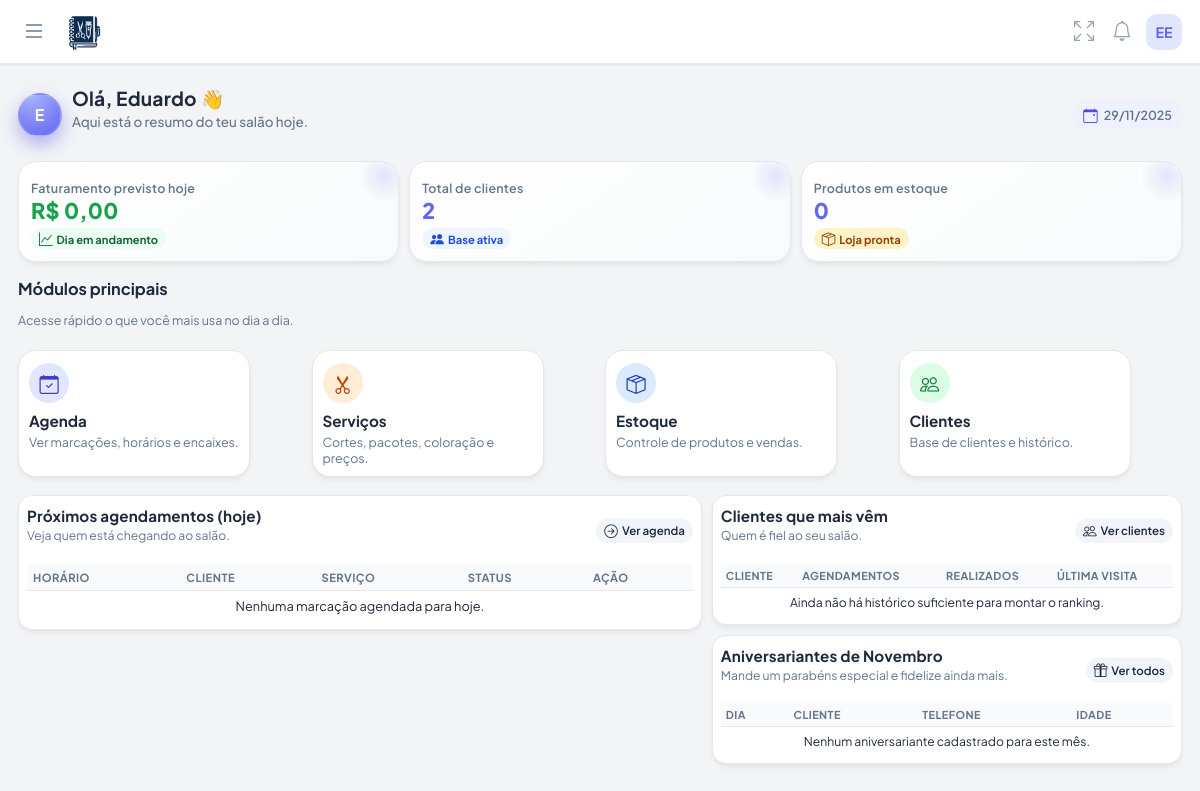
The page /pages/dashboard.php (signed in) on the database as committed earlier.
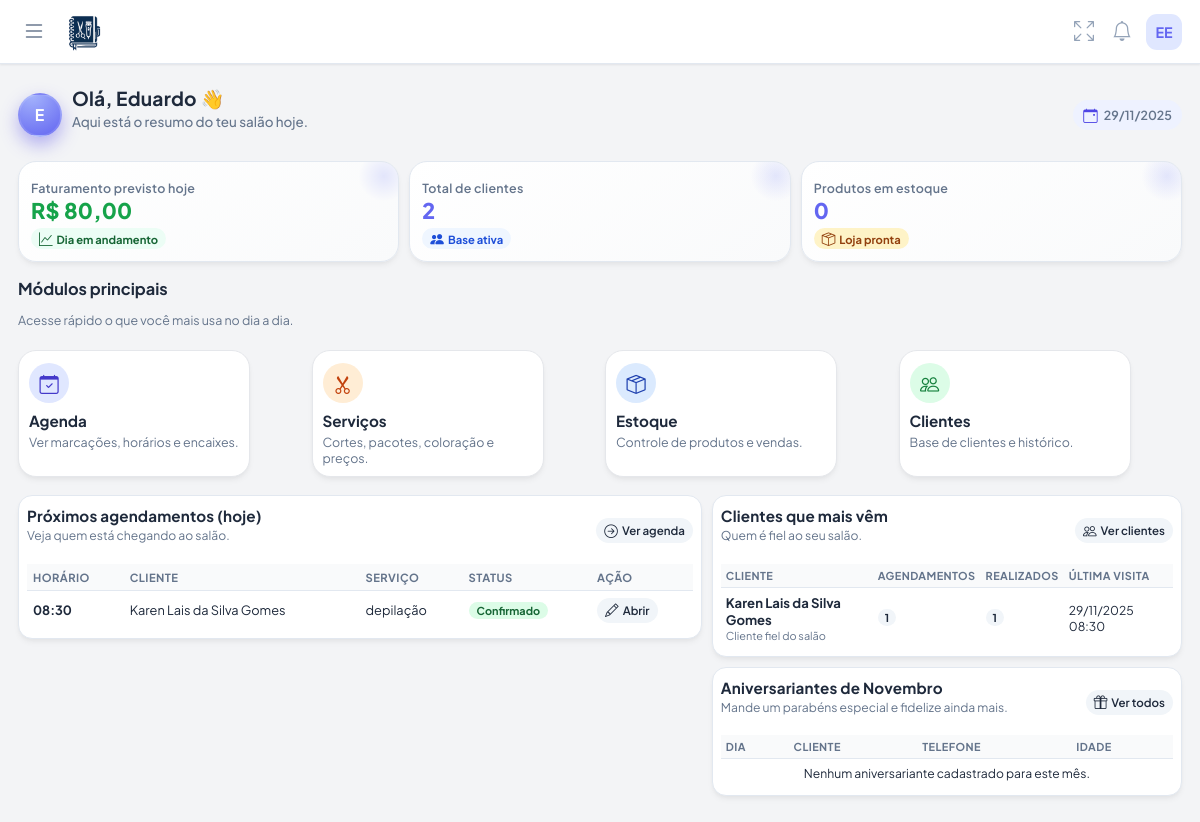
The same page on the database as committed later.
### tables this page shows
CREATE TABLE agendamentos (
        id INTEGER PRIMARY KEY AUTOINCREMENT,
        user_id INTEGER NOT NULL,
        cliente_nome TEXT NOT NULL,
        servico TEXT NOT NULL,
        data_agendamento DATE NOT NULL,
        horario TIME NOT NULL,
        status TEXT DEFAULT 'Pendente',
        observacoes TEXT,
        criado_em DATETIME DEFAULT CURRENT_TIMESTAMP
    , cliente_cpf TEXT, cliente_id INTEGER, valor REAL DEFAULT 0);

### pages/dashboard.php (the view, shortened to what the changed rows need)
<?php
$userId = $_SESSION['user_id'];
include '../includes/header.php';
include '../includes/menu.php';
include '../includes/db.php';
$hoje        = date('Y-m-d');
$nomeUsuario = 'Profissional';
$stmt = $pdo->prepare("SELECT nome FROM usuarios WHERE id = ?");
$stmt->execute([$userId]);
$user = $stmt->fetch();
if ($user && !empty($user['nome'])) {
    $nomeUsuario = explode(' ', $user['nome'])[0];
}
$stmt = $pdo->prepare("
    SELECT cliente_nome, servico, horario, status
      FROM agendamentos
     WHERE user_id = ?
       AND data_agendamento = ?
     ORDER BY horario ASC
     LIMIT 5
");
$stmt->execute([$userId, $hoje]);
$agendamentosHoje = $stmt->fetchAll();
$stmtFat = $pdo->prepare("
    SELECT SUM(valor)
      FROM agendamentos
     WHERE user_id = :userId
       AND data_agendamento = :hoje
       AND status != 'Cancelado'
");
$stmtFat->execute([
    ':userId' => $userId,
    ':hoje'   => $hoje
]);
$faturamentoHoje = $stmtFat->fetchColumn() ?: 0;
$stmtTopClientes = $pdo->prepare("
    SELECT
        COALESCE(c.nome, a.cliente_nome) AS nome_cliente,
        COUNT(a.id) AS total_agendamentos,
        SUM(CASE WHEN a.status != 'Cancelado' THEN 1 ELSE 0 END) AS total_realizados,
        MAX(a.data_agendamento || ' ' || a.horario) AS ultimo_atendimento
    FROM agendamentos a
    LEFT JOIN clientes c
           ON c.id = a.cliente_id
          AND c.user_id = a.user_id
    WHERE a.user_id = :userId
    GROUP BY nome_cliente
    HAVING nome_cliente IS NOT NULL
    ORDER BY total_agendamentos DESC
    LIMIT 5
");
$stmtTopClientes->execute([':userId' => $userId]);
$topClientes = $stmtTopClientes->fetchAll();
?>
<main class="app-dashboard-wrapper">
    <div class="welcome-section">
        <div class="welcome-left">
            <div>
                <h1 class="welcome-title">Olá, <?php echo htmlspecialchars($nomeUsuario); ?> 👋</h1>
            </div>
        </div>
    </div>
    <div class="stats-summary">
        <div class="stat-box">
            <span class="stat-label">Faturamento previsto hoje</span>
            <p class="stat-value" style="color:#16a34a;">
                R$ <?php echo number_format($faturamentoHoje, 2, ',', '.'); ?>
            </p>
            <span class="stat-chip">
                <i class="bi bi-graph-up"></i> Dia em andamento
            </span>
        </div>
    </div>
    <div class="dashboard-panels">
        <div class="panel-column">
            <div class="recent-section">
                <div class="table-responsive">
                    <table class="custom-table">
                        <thead>
                            <tr>
                                <th>Horário</th>
                                <th>Cliente</th>
                                <th>Serviço</th>
                                <th>Status</th>
                                <th>Ação</th>
                            </tr>
                        </thead>
                        <tbody>
                            <?php if (!empty($agendamentosHoje)): ?>
                                <?php foreach ($agendamentosHoje as $ag): ?>
                                    <tr>
                                        <td data-label="Horário">
                                            <strong><?php echo date('H:i', strtotime($ag['horario'])); ?></strong>
                                        </td>
                                        <td data-label="Cliente"><?php echo htmlspecialchars($ag['cliente_nome']); ?></td>
                                        <td data-label="Serviço"><?php echo htmlspecialchars($ag['servico']); ?></td>
                                        <td data-label="Status">
                                            <span class="status-badge status-<?php echo htmlspecialchars($ag['status']); ?>">
                                                <?php echo htmlspecialchars($ag['status']); ?>
                                            </span>
                                        </td>
                                        <td data-label="Ação">
                                            <a href="<?php echo $isProd ? '/agenda' : '/karen_site/controle-salao/pages/agenda/agenda.php'; ?>" class="btn-action">
                                                <i class="bi bi-pencil"></i> Abrir
                                            </a>
                                        </td>
                                    </tr>
                                <?php endforeach; ?>
                            <?php else: ?>
                                <tr>
                                    <td colspan="5" class="empty-row">
                                        Nenhuma marcação agendada para hoje.
                                    </td>
                                </tr>
                            <?php endif; ?>
                        </tbody>
                    </table>
                </div>
            </div>
        </div>
        <div class="panel-column">
            <div class="recent-section">
                <div class="table-responsive">
                    <table class="custom-table small">
                        <thead>
                            <tr>
                                <th>Cliente</th>
                                <th>Agendamentos</th>
                                <th>Realizados</th>
                                <th>Última visita</th>
                            </tr>
                        </thead>
                        <tbody>
                            <?php if (!empty($topClientes)): ?>
                                <?php foreach ($topClientes as $cli): ?>
                                    <tr>
                                        <td data-label="Cliente">
                                            <div class="top-client-name">
                                                <?php echo htmlspecialchars($cli['nome_cliente']); ?>
                                            </div>
                                            <div class="top-client-sub">
                                                Cliente fiel do salão
                                            </div>
                                        </td>
                                        <td data-label="Agendamentos">
                                            <span class="badge-pill">
                                                <?php echo (int)$cli['total_agendamentos']; ?>
                                            </span>
                                        </td>
                                        <td data-label="Realizados">
                                            <span class="badge-pill">
                                                <?php echo (int)$cli['total_realizados']; ?>
                                            </span>
                                        </td>
                                        <td data-label="Última visita">
                                            <?php
                                            if (!empty($cli['ultimo_atendimento'])) {
                                                $dt = new DateTime($cli['ultimo_atendimento']);
                                                echo $dt->format('d/m/Y H:i');
                                            } else {
                                                echo '-';
                                            }
                                            ?>
                                        </td>
                                    </tr>
                                <?php endforeach; ?>
                            <?php else: ?>
                                <tr>
                                    <td colspan="4" class="empty-row">
                                        Ainda não há histórico suficiente para montar o ranking.
                                    </td>
                                </tr>
                            <?php endif; ?>
                        </tbody>
                    </table>
                </div>
            </div>
            <div class="recent-section">
                <div class="table-responsive">
                    <table class="custom-table small">
                        <thead>
                            <tr>
                                <th>Dia</th>
                                <th>Cliente</th>
                                <th>Telefone</th>
                                <th>Idade</th>
                            </tr>
                        </thead>
                    </table>
                </div>
            </div>
        </div>
    </div>
</main>
<?php include '../includes/footer.php'; ?>

Rows that differ between the two databases and show on the page:
added agendamentos: horario "08:30", cliente_nome "Karen Lais da Silva Gomes", servico "depilação", status "Confirmado"
Other text that changed with them:
$faturamentoHoje: "0,00" → "80,00"
new list line: "Karen Lais da Silva Gomes Cliente fiel do salão 1 1 29/11/2025 08:30"
text no longer shown: "Nenhuma marcação agendada para hoje. Ainda não há histórico suficiente para montar o ranking."
